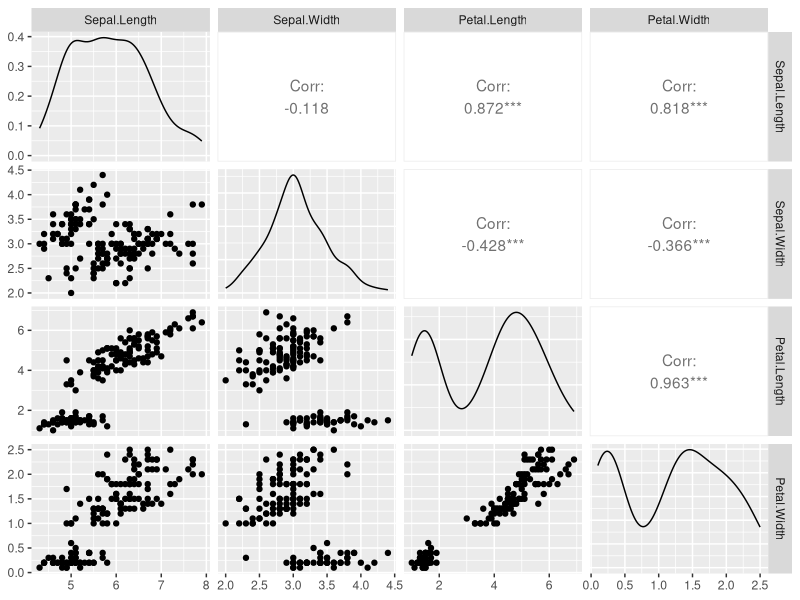
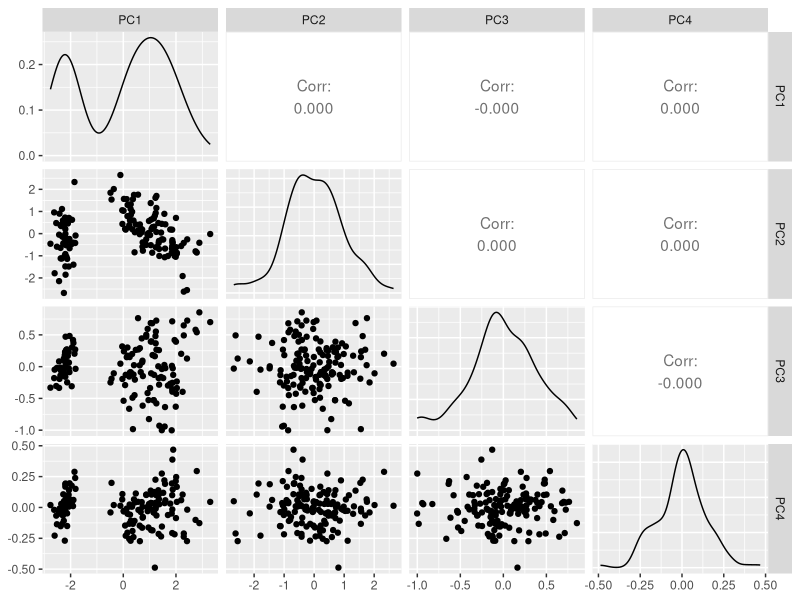
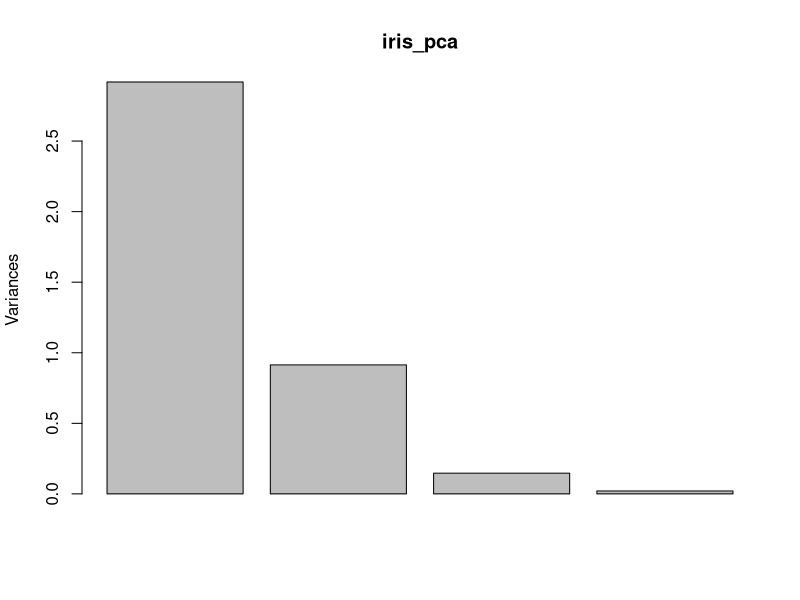
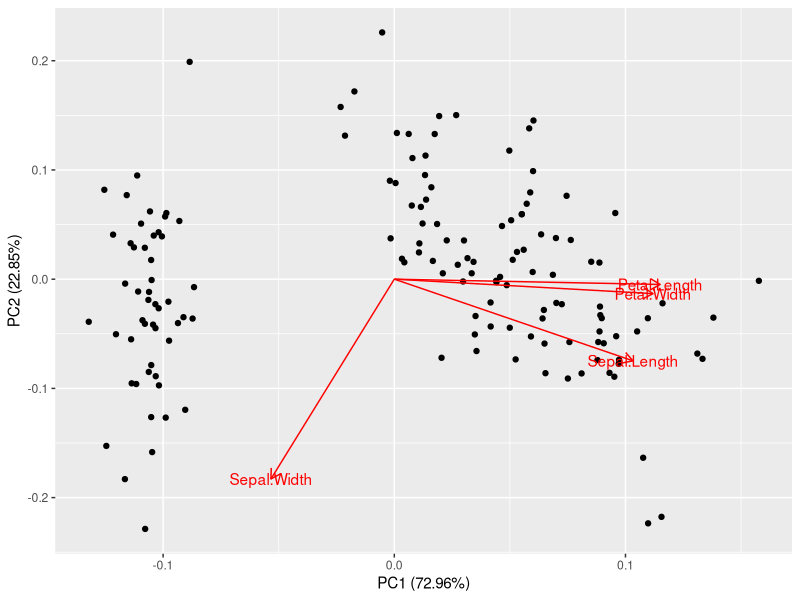

Generate these figures, in order, with R:
library(ggplot2)
library(GGally)
library(ggfortify)

ggpairs(iris[, 1:4])

var(iris[, -5])

iris_pca <- prcomp(iris[,-5], scale=TRUE)
summary(iris_pca)
iris_pca$x
ggpairs(data.frame(iris_pca$x))
str(iris_pca)
plot(iris_pca)

cumsum(iris_pca$sdev) / sum(iris_pca$sdev)

autoplot(iris_pca, loadings=TRUE, loadings.label=TRUE)
